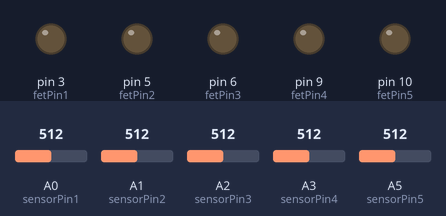
The sketch below on a simulated Arduino Uno, built with avr-gcc and run on an emulated ATmega328P. Parts: output pins drawn as LEDs (lit = HIGH). Inputs (shaded band) come from the test bench; at power-on: A0 (sensorPin1) = 512, A1 (sensorPin2) = 512, A2 (sensorPin3) = 512, A3 (sensorPin4) = 512, A5 (sensorPin5) = 512. What the sketch prints to the serial monitor is not drawn.

Above: at 5.8 s.
5.9 s: A0 (sensorPin1) set to 176
11.9 s: A0 (sensorPin1) set to 155
At 16.4 s:
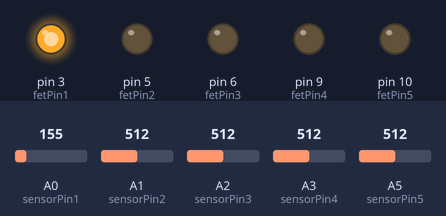
17.9 s: A1 (sensorPin2) set to 174
23.9 s: A1 (sensorPin2) set to 157
At 26.3 s:
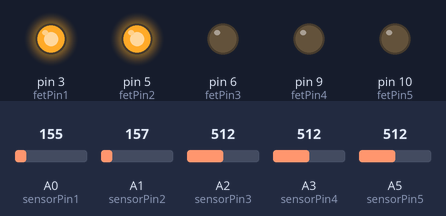
29.9 s: A2 (sensorPin3) set to 177
35.9 s: A2 (sensorPin3) set to 155
At 37.4 s:
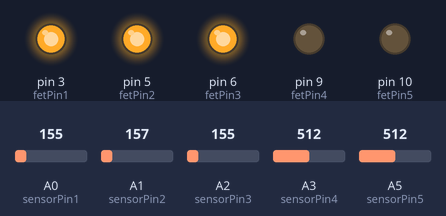
Timing chart, 0 to 38.9 s (numbered marks = the images above; inputs shaded):
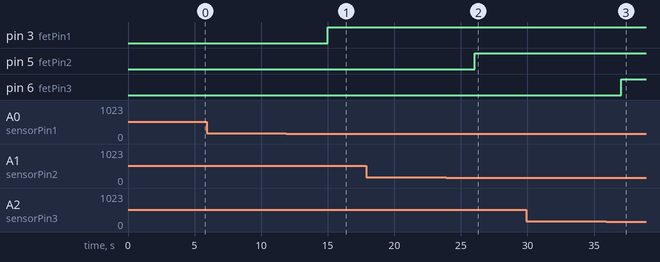

The sketch:

tempBasedHeating.ino
```cpp
//This program heats up five heating elements until temperature sensors detect that the heating elements are at temperature

// Round side up on temperature sensor; Positive is right terminal


int sensorPin1 = 0; //Thumb input
int sensorPin2 = 1; //Index and middle finger input
int sensorPin3 = 2; //Ring and pinky finger input
int sensorPin4 = 3; //Palm input
int sensorPin5 = 5; //Rear of hand input

int fetPin1 = 3; //Thumb output
int fetPin2 = 5; //Index and middle finger output
int fetPin3 = 6; //Ring and pinky finger output
int fetPin4 = 9; //Palm output
int fetPin5 = 10; //Rear of hand output

int idealTemp = 30; //Heating elements turn off when this temperature is reached


void setup(void)
{
  Serial.begin(9600);  //Start the serial connection with the computer
                       //to view the result open the serial monitor

  //set all fetPins at digital outputs
  pinMode(fetPin1, OUTPUT);
  pinMode(fetPin2, OUTPUT);
  pinMode(fetPin3, OUTPUT);
  pinMode(fetPin4, OUTPUT);
  pinMode(fetPin5, OUTPUT);

}
void loop(void){                     // run over and over again


  //getting the voltage reading from the temperature sensor
 int reading1 = analogRead(sensorPin1);

 // converting that reading to voltage, for 3.3v arduino use 3.3
 float voltage1 = reading1 * 5.0;
 voltage1 /= 1024.0;

 // now print out the temperature
 float temperatureC1 = (voltage1 - 0.5) * 100 ;  //converting from 10 mv per degree wit 500 mV offset
                                               //to degrees ((voltage - 500mV) times 100)
 Serial.print(temperatureC1); Serial.println(" degrees C # 1");

 //if the sensed temperature for thumb is less than the ideal one, turn on heating element
 if (temperatureC1 < idealTemp){
   digitalWrite(fetPin1, HIGH);
   Serial.print("Heating");
 }
 //if the sensed temperature for thumb is equal or greater than the ideal one, turn off heating element
 else if (temperatureC1 >= idealTemp){
   digitalWrite(fetPin1, LOW);
   Serial.print("At temperature");
 }

 delay(1000);                                     //waiting a second

 //getting the voltage reading from the temperature sensor
 int reading2 = analogRead(sensorPin2);

 // converting that reading to voltage, for 3.3v arduino use 3.3
 float voltage2 = reading2 * 5.0;
 voltage2 /= 1024.0;

 // now print out the temperature
 float temperatureC2 = (voltage2 - 0.5) * 100 ;  //converting from 10 mv per degree wit 500 mV offset
                                               //to degrees ((voltage - 500mV) times 100)
 Serial.print(temperatureC2); Serial.println(" degrees C # 2");

 //if the sensed temperature for index and middle fingers is less than the ideal one, turn on heating element
 if (temperatureC2 < idealTemp){
  digitalWrite(fetPin2, HIGH);
  Serial.print("Heating");
 }
 //if the sensed temperature for index and middle fingers is equal or greater than the ideal one, turn off heating element
  else if (temperatureC2 >= idealTemp){
   digitalWrite(fetPin2, LOW);
   Serial.print("At temperature");
 }
 delay(1000);                                     //waiting a second

 //getting the voltage reading from the temperature sensor
 int reading3 = analogRead(sensorPin3);

 // converting that reading to voltage, for 3.3v arduino use 3.3
 float voltage3 = reading3 * 5.0;
 voltage3 /= 1024.0;

 // now print out the temperature
 float temperatureC3 = (voltage3 - 0.5) * 100 ;  //converting from 10 mv per degree wit 500 mV offset
                                               //to degrees ((voltage - 500mV) times 100)
 Serial.print(temperatureC3); Serial.println(" degrees C # 3");

 //if the sensed temperature for ring and pinky fingers is less than the ideal one, turn on heating element
 if (temperatureC3 < idealTemp){
  digitalWrite(fetPin3, HIGH);
  Serial.print("Heating");
 }
 //if the sensed temperature for ring and pinky fingers is equal or greater than the ideal one, turn off heating element
 else if (temperatureC3 >= idealTemp){
   digitalWrite(fetPin3, LOW);
   Serial.print("At temperature");
 }
 delay(1000);                                     //waiting a second

 //getting the voltage reading from the temperature sensor
 int reading4 = analogRead(sensorPin4);

 // converting that reading to voltage, for 3.3v arduino use 3.3
 float voltage4 = reading4 * 5.0;
 voltage4 /= 1024.0;

 // now print out the temperature
 float temperatureC4 = (voltage4 - 0.5) * 100 ;  //converting from 10 mv per degree wit 500 mV offset
                                               //to degrees ((voltage - 500mV) times 100)
 Serial.print(temperatureC4); Serial.println(" degrees C # 4");

  //if the sensed temperature for the palm is less than the ideal one, turn on heating element
 if (temperatureC4 < idealTemp){
   digitalWrite(fetPin4, HIGH);
   Serial.print("Heating");
 }
 //if the sensed temperature for the palm is equal or greater than the ideal one, turn off heating element
 else if (temperatureC4 >= idealTemp){
   digitalWrite(fetPin4, LOW);
   Serial.print("At temperature");
 }
 delay(1000);                                     //waiting a second

 //getting the voltage reading from the temperature sensor
 int reading5 = analogRead(sensorPin5);

 // converting that reading to voltage, for 3.3v arduino use 3.3
 float voltage5 = reading5 * 5.0;
 voltage5 /= 1024.0;

 // now print out the temperature
 float temperatureC5 = (voltage5 - 0.5) * 100 ;  //converting from 10 mv per degree wit 500 mV offset
                                               //to degrees ((voltage - 500mV) times 100)
 Serial.print(temperatureC5); Serial.println(" degrees C # 5");

 //if the sensed temperature for the rear of hand is less than the ideal one, turn on heating element
 if (temperatureC5 < idealTemp){
   digitalWrite(fetPin5, HIGH);
   Serial.print("Heating");
 }
 //if the sensed temperature for the rear of hand is equal or greater than the ideal one, turn off heating element
 else if (temperatureC5 >= idealTemp){
   digitalWrite(fetPin5, LOW);
   Serial.print("At temperature");
 }
 delay(1000);                                     //waiting a second
}
```

Measured:
- the behaviour switches between 164 and 163 on A0 (sensorPin1) (found by bisection; images 0 and 1)
- the behaviour switches between 164 and 163 on A1 (sensorPin2) (found by bisection; images 1 and 2)
- the behaviour switches between 164 and 163 on A2 (sensorPin3) (found by bisection; images 2 and 3)
- after the input at 5.9 s, every drawn part: stays the same
- after the input at 11.9 s, pin 3 (fetPin1): LOW → HIGH after 3.1 s
- after the input at 17.9 s, every drawn part: stays the same
- after the input at 23.9 s, pin 5 (fetPin2): LOW → HIGH after 2.1 s
- after the input at 29.9 s, every drawn part: stays the same
- after the input at 35.9 s, pin 6 (fetPin3): LOW → HIGH after 1.1 s
